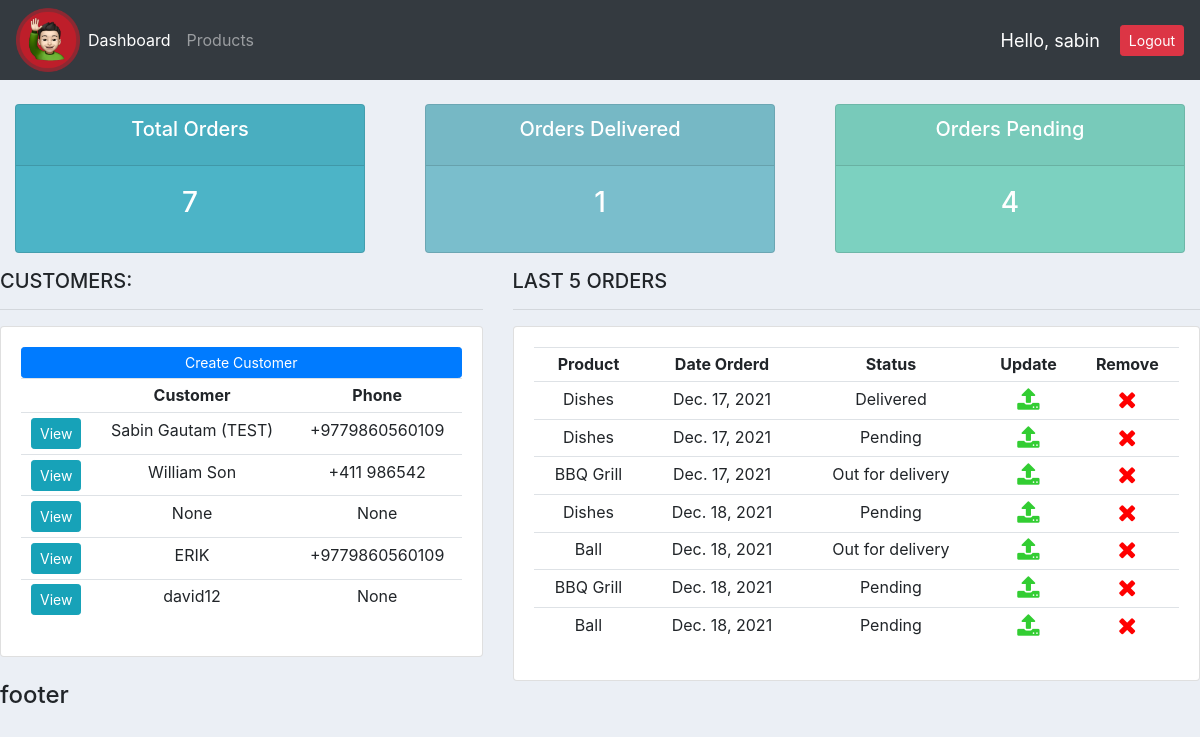
The app's page / (signed in) with its own data.
### accounts/models.py (models this page shows, shortened)
class Customer(models.Model):
    user = models.OneToOneField(User, null=True, blank=True, on_delete=models.CASCADE)
    name = models.CharField(max_length=200, null=True)
    phone = models.CharField(max_length=200, null=True)
    email = models.CharField(max_length=200, null=True)
    profile_pic = models.ImageField(default="defaultpp.png", null=True, blank=True)
    date_create = models.DateField(auto_now_add=True, null=True)

class Order(models.Model):
    STATUS = (
        ('Pending', 'Pending'),
        ('Out for delivery', 'Out for delivery'),
        ('Delivered', 'Delivered'),
    )
    customer = models.ForeignKey(Customer, null=True, on_delete=models.SET_NULL)
    Product = models.ForeignKey(Product, null=True, on_delete=models.SET_NULL)
    date_create = models.DateField(auto_now_add=True, null=True)
    status = models.CharField(max_length=200, null=True, choices=STATUS)

class Product(models.Model):
    CATEGORY = (
        ('Indoor', 'Indoor'),
        ('Out Door', 'Out Door'),
    )
    name = models.CharField(max_length=200, null=True)
    price = models.IntegerField(null=True)
    category = models.CharField(max_length=200, null=True, choices=CATEGORY)
    description = models.CharField(max_length=200, null=True, blank=True)
    date_create = models.DateField(auto_now_add=True, null=True)
    tags = models.ManyToManyField(Tag)
    def __str__(self):
        return self.name

### accounts/decorators.py (the view)
    def wrapper_function(request, *args, **kwargs):
        group = None
        if request.user.groups.exists():
            group = request.user.groups.all()[0].name
        if group == 'customer':
            return redirect('user-page')
        if group == 'admin':
            return view_func(request, *args, **kwargs)

### accounts/views.py (called while the page is built)
@login_required(login_url='login')
@admin_only
def home(request):
    orders = Order.objects.all()
    customers = Customer.objects.all()
    total_customer = customers.count()
    total_orders = orders.count()
    delivered = orders.filter(status='Delivered').count()
    pending = orders.filter(status='Pending').count()
    context = {'orders': orders, 'customers': customers, 'total_customer': total_customer,
               'total_orders': total_orders, 'delivered': delivered, 'pending': pending
               }
    return render(request, 'accounts/dashboard.html', context)

### accounts/templates/accounts/dashboard.html
{% extends 'accounts/main.html' %}
{% block content %}
{% include 'accounts/status.html'%}
<div class="row">
    <div class="col-md-5">
        <h5>CUSTOMERS:</h5>
        <hr>
        <div class="card card-body">
            <a class="btn btn-primary  btn-sm btn-block" href="">Create Customer</a>
            <table class="table table-sm" style="text-align: center;">
                <tr>
                    <th></th>
                    <th>Customer</th>
                    <th>Phone</th>
                </tr>
                {% for customers in customers %}
                <tr>
                    <td><a href="{% url 'customer' customers.id %}" class="btn btn-sm btn-info"> View </a></td>
                    <td>{{customers.name}}</td>
                    <td>{{customers.phone}}</td>
                </tr>
                {% endfor %}
            </table>
        </div>
    </div>
    <div class="col-md-7">
        <h5>LAST 5 ORDERS</h5>
        <hr>
        <div class="card card-body">
            <table class="table table-sm" style="text-align: center;">
                <tr>
                    <th>Product</th>
                    <th>Date Orderd</th>
                    <th>Status</th>
                    <th>Update</th>
                    <th>Remove</th>
                </tr>
                {% for orders in orders %}
                <tr>
                    <td>{{orders.Product}}</td>
                    <td>{{orders.date_create}}</td>
                    <td>{{orders.status}}</td>
                    <td><a href="{% url 'update_order' orders.id %}"><i class="fa fa-upload"
                                                                        style="font-size:24px; color:#32cd32"></i></a>
                    </td>
                    <td><a href="{% url 'delete_order' orders.id %}"><i class="fa fa-close"
                                                                        style="font-size:24px;color:red"></i></a></td>
                </tr>
                {% endfor %}
            </table>
        </div>
    </div>
</div>
{% endblock %}

### accounts/templates/accounts/main.html (shortened to what this page needs)
<!DOCTYPE html>
 {% load static %}
<html lang="en">
<head>
    <link rel="stylesheet" href="https://maxcdn.bootstrapcdn.com/bootstrap/4.0.0/css/bootstrap.min.css">
    <link rel="stylesheet" type="text/css" href=" {% static '/css/main.css' %}">
    <link rel="stylesheet" href="https://cdnjs.cloudflare.com/ajax/libs/font-awesome/4.7.0/css/font-awesome.min.css">
</head>
<body>
    {% include 'accounts/navbar.html'%}
    {% block content %}
    {% endblock %}
    <h4>footer</h4>
</body>
</html>

### accounts/templates/accounts/navbar.html (shortened to what this page needs)
 {% load static %}
<nav class="navbar navbar-expand-lg navbar-dark bg-dark">
  <img src="{% static '/images/logo.png' %}" alt="logo" width="64" height="64" />
  <div class="collapse navbar-collapse" id="navbarNav">
    <ul class="navbar-nav">
      {% if request.user.is_staff %}
      <li class="nav-item active">
        <a class="nav-link" href="{% url 'home'%}">Dashboard</a>
      </li>
      <li class="nav-item">
        <a class="nav-link" href="{% url 'products' %}">Products</a>
      </li>
      {% else %}
      <li class="nav-item">
        <a class="nav-link" href="{% url 'account' %}">Settings</a>
      </li>
      {% endif%}
    </ul>
  </div>
  <span class="hello-msg" > Hello, {{request.user}}</span>
  <span><a class="btn btn-sm btn-danger"  href="{% url 'logout' %}">Logout</a> </span>
</nav>

### accounts/templates/accounts/status.html
<br>
<div class="row">
	<div class="col">
		<div class="col-md">
			<div class="card text-center text-white  mb-3" id="total-orders">
			  	<div class="card-header">
			  		<h5 class="card-title">Total Orders</h5>
			  	</div>
			  	<div class="card-body">
			    	<h3 class="card-title">{{total_orders}}</h3>
			  	</div>
			</div>
		</div>
	</div>
	<div class="col">
		<div class="col-md">
			<div class="card text-center text-white  mb-3" id="orders-delivered">
			  	<div class="card-header">
			  		<h5 class="card-title">Orders Delivered</h5>
			  	</div>
			  	<div class="card-body">
			    	<h3 class="card-title">{{delivered}}</h3>
			  	</div>
			</div>
		</div>
	</div>
	<div class="col">
		<div class="col-md">
			<div class="card text-center text-white  mb-3" id="orders-pending">
			  	<div class="card-header">
			  		<h5 class="card-title">Orders Pending</h5>
			  	</div>
			  	<div class="card-body">
			    	<h3 class="card-title">{{pending}}</h3>
			  	</div>
			</div>
		</div>
	</div>
</div>

### static/css/main.css (style rules this page uses)
body { background-color: #ebeff5; }
#total-orders { background-color: #4cb4c7; }
#orders-delivered { background-color: #7abecc; }
#orders-pending { background-color: #7CD1C0; }

### accounts/templates/accounts/navbar.html (style rules this page uses)
.hello-msg { font-size:18px; color:#fff; margin-right:20px }

### records on screen
Customer: name "Sabin Gautam (TEST)", phone "+9779860560109"
Customer: name "William Son", phone "+411 986542"
Customer: name "None", phone "None"
Customer: name "ERIK", phone "+9779860560109"
Customer: name "david12", phone "None"
Order: Product "Dishes", date_create "Dec. 17, 2021", status "Delivered"
Order: Product "Dishes", date_create "Dec. 17, 2021", status "Pending"
Order: Product "BBQ Grill", date_create "Dec. 17, 2021", status "Out for delivery"
Order: Product "Dishes", date_create "Dec. 18, 2021", status "Pending"
Order: Product "Ball", date_create "Dec. 18, 2021", status "Out for delivery"
Order: Product "BBQ Grill", date_create "Dec. 18, 2021", status "Pending"
Order: Product "Ball", date_create "Dec. 18, 2021", status "Pending"

### other values on screen
{{ request.user }} "sabin"
{{ total_orders }} "7"
{{ delivered }} "1"
{{ pending }} "4"
